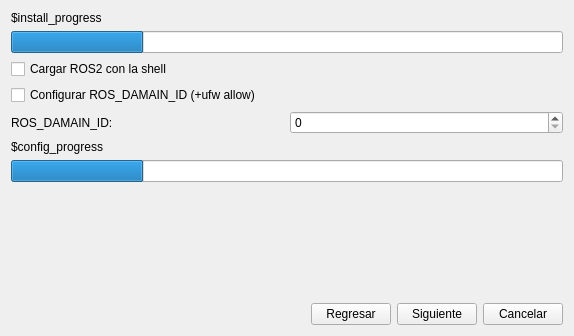
<?xml version="1.0" encoding="UTF-8"?>
<ui version="4.0">
 <class>Widget</class>
 <widget class="QWidget" name="Widget">
  <property name="geometry">
   <rect>
    <x>0</x>
    <y>0</y>
    <width>574</width>
    <height>336</height>
   </rect>
  </property>
  <property name="windowTitle">
   <string>Widget</string>
  </property>
  <layout class="QVBoxLayout" name="verticalLayout_2">
   <item>
    <widget class="QLabel" name="label">
     <property name="text">
      <string>$install_progress</string>
     </property>
    </widget>
   </item>
   <item>
    <widget class="QProgressBar" name="progressBar">
     <property name="value">
      <number>24</number>
     </property>
     <property name="textVisible">
      <bool>false</bool>
     </property>
    </widget>
   </item>
   <item>
    <layout class="QVBoxLayout" name="verticalLayout">
     <item>
      <widget class="QCheckBox" name="checkBox">
       <property name="text">
        <string>Cargar ROS2 con la shell</string>
       </property>
      </widget>
     </item>
     <item>
      <widget class="QCheckBox" name="checkBox_2">
       <property name="text">
        <string>Configurar ROS_DAMAIN_ID (+ufw allow)</string>
       </property>
      </widget>
     </item>
     <item>
      <layout class="QHBoxLayout" name="horizontalLayout_2">
       <item>
        <widget class="QLabel" name="label_2">
         <property name="text">
          <string>ROS_DAMAIN_ID:</string>
         </property>
        </widget>
       </item>
       <item>
        <widget class="QSpinBox" name="spinBox">
         <property name="maximum">
          <number>232</number>
         </property>
        </widget>
       </item>
      </layout>
     </item>
    </layout>
   </item>
   <item>
    <widget class="QLabel" name="label_3">
     <property name="text">
      <string>$config_progress</string>
     </property>
    </widget>
   </item>
   <item>
    <widget class="QProgressBar" name="progressBar_2">
     <property name="value">
      <number>24</number>
     </property>
     <property name="textVisible">
      <bool>false</bool>
     </property>
    </widget>
   </item>
   <item>
    <spacer name="verticalSpacer">
     <property name="orientation">
      <enum>Qt::Orientation::Vertical</enum>
     </property>
     <property name="sizeHint" stdset="0">
      <size>
       <width>20</width>
       <height>40</height>
      </size>
     </property>
    </spacer>
   </item>
   <item>
    <layout class="QHBoxLayout" name="horizontalLayout">
     <item>
      <spacer name="horizontalSpacer">
       <property name="orientation">
        <enum>Qt::Orientation::Horizontal</enum>
       </property>
       <property name="sizeHint" stdset="0">
        <size>
         <width>40</width>
         <height>20</height>
        </size>
       </property>
      </spacer>
     </item>
     <item>
      <widget class="QPushButton" name="pushButton">
       <property name="text">
        <string>Regresar</string>
       </property>
      </widget>
     </item>
     <item>
      <widget class="QPushButton" name="pushButton_2">
       <property name="text">
        <string>Siguiente</string>
       </property>
      </widget>
     </item>
     <item>
      <widget class="QPushButton" name="pushButton_3">
       <property name="text">
        <string>Cancelar</string>
       </property>
      </widget>
     </item>
    </layout>
   </item>
  </layout>
 </widget>
 <resources/>
 <connections/>
</ui>
